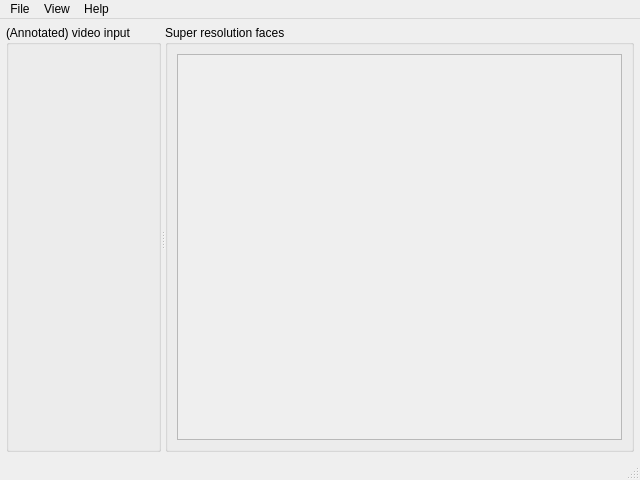
<?xml version="1.0" encoding="UTF-8"?>
<ui version="4.0">
 <class>MainWindow</class>
 <widget class="QMainWindow" name="MainWindow">
  <property name="geometry">
   <rect>
    <x>0</x>
    <y>0</y>
    <width>640</width>
    <height>480</height>
   </rect>
  </property>
  <property name="windowTitle">
   <string>Super Resolution Faces</string>
  </property>
  <widget class="QWidget" name="centralwidget">
   <layout class="QVBoxLayout" name="verticalLayout_2">
    <property name="margin">
     <number>6</number>
    </property>
    <item>
     <widget class="QSplitter" name="splitter">
      <property name="orientation">
       <enum>Qt::Horizontal</enum>
      </property>
      <widget class="QGroupBox" name="groupBox">
       <property name="layoutDirection">
        <enum>Qt::LeftToRight</enum>
       </property>
       <property name="title">
        <string>(Annotated) video input</string>
       </property>
       <layout class="QVBoxLayout" name="verticalLayout_5">
        <item>
         <widget class="QLabel" name="videoInput">
          <property name="text">
           <string/>
          </property>
          <property name="alignment">
           <set>Qt::AlignHCenter|Qt::AlignTop</set>
          </property>
         </widget>
        </item>
       </layout>
      </widget>
      <widget class="QGroupBox" name="groupBox_2">
       <property name="title">
        <string>Super resolution faces</string>
       </property>
       <layout class="QVBoxLayout" name="verticalLayout_3">
        <item>
         <widget class="QScrollArea" name="scrollArea">
          <property name="widgetResizable">
           <bool>true</bool>
          </property>
          <widget class="QWidget" name="scrollAreaWidgetContents">
           <property name="geometry">
            <rect>
             <x>0</x>
             <y>0</y>
             <width>475</width>
             <height>406</height>
            </rect>
           </property>
           <layout class="QVBoxLayout" name="verticalLayout_6">
            <item>
             <widget class="QWidget" name="widget" native="true"/>
            </item>
           </layout>
          </widget>
         </widget>
        </item>
       </layout>
      </widget>
     </widget>
    </item>
   </layout>
  </widget>
  <widget class="QMenuBar" name="menubar">
   <property name="geometry">
    <rect>
     <x>0</x>
     <y>0</y>
     <width>640</width>
     <height>18</height>
    </rect>
   </property>
   <widget class="QMenu" name="menuFile">
    <property name="title">
     <string>File</string>
    </property>
    <addaction name="actionGet_camera_feed"/>
    <addaction name="actionOpen_video_file"/>
    <addaction name="separator"/>
    <addaction name="actionSnapshot"/>
    <addaction name="separator"/>
    <addaction name="actionClose"/>
   </widget>
   <widget class="QMenu" name="menuView">
    <property name="title">
     <string>View</string>
    </property>
    <addaction name="actionShow_annotations"/>
   </widget>
   <widget class="QMenu" name="menuHelp">
    <property name="title">
     <string>Help</string>
    </property>
    <addaction name="actionAbout"/>
   </widget>
   <addaction name="menuFile"/>
   <addaction name="menuView"/>
   <addaction name="menuHelp"/>
  </widget>
  <widget class="QStatusBar" name="statusbar">
   <property name="enabled">
    <bool>true</bool>
   </property>
  </widget>
  <action name="actionAbout">
   <property name="text">
    <string>About</string>
   </property>
  </action>
  <action name="actionShow_annotations">
   <property name="checkable">
    <bool>true</bool>
   </property>
   <property name="checked">
    <bool>true</bool>
   </property>
   <property name="text">
    <string>Show annotations</string>
   </property>
   <property name="shortcut">
    <string>A</string>
   </property>
  </action>
  <action name="actionGet_camera_feed">
   <property name="text">
    <string>Get camera feed</string>
   </property>
  </action>
  <action name="actionOpen_video_file">
   <property name="text">
    <string>Open video file...</string>
   </property>
  </action>
  <action name="actionClose">
   <property name="text">
    <string>Close</string>
   </property>
   <property name="shortcut">
    <string>Esc</string>
   </property>
  </action>
  <action name="actionSnapshot">
   <property name="text">
    <string>Save snapshot</string>
   </property>
   <property name="shortcut">
    <string>Space</string>
   </property>
  </action>
 </widget>
 <resources/>
 <connections/>
</ui>
